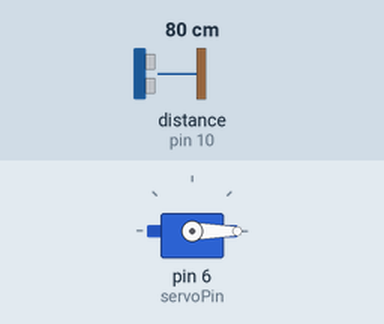
Simulated run of this sketch. Board: Arduino Uno, built with avr-gcc and run on an emulated ATmega328P. On the bench: servo. Wiring (inferred from the names in the program): ultrasonic range finder: trigger pin 9; echo pin 10. Inputs (shaded band) come from the test bench; at power-on: distance to the obstacle (sensor on pin 10) 80 cm. The echo pulse lasts 58.3 µs per cm; what the sketch prints to the serial monitor is not drawn.

Above: at 1.2 s.
1.3 s: distance to the obstacle (sensor on pin 10) set to 56 cm
2.8 s: distance to the obstacle (sensor on pin 10) set to 47 cm
At 3.26 s:
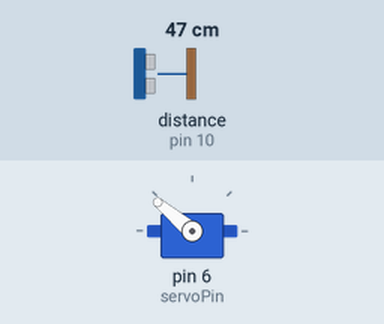
At 4.18 s:
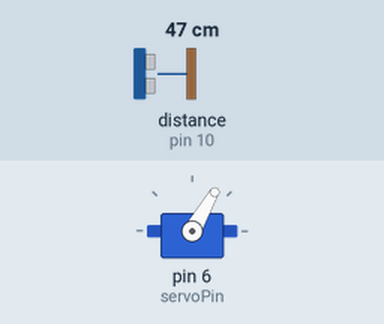
Timing chart, 0 to 14.8 s (numbered marks = the images above; inputs shaded):
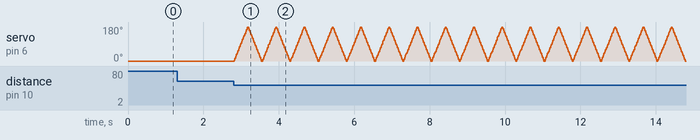

The sketch:

TheOceanQuilt.ino
```cpp
/*
   互動裝置：SG90伺服馬達 + HC-SR04超音波感測器
   功能流程：
   1. 觀眾靠近50公分內，感測器偵測到距離
   2. 觸發馬達從0度轉到180度，再轉回0度，波動水面
   3. 觀眾離開（超過50公分），馬達停止
   4. 每200毫秒感測一次距離
*/


// 引入伺服馬達函式庫
#include <Servo.h>


// 定義腳位
const int trigPin = 9;    // HC-SR04 Trig 腳位
const int echoPin = 10;   // HC-SR04 Echo 腳位
const int servoPin = 6;   // SG90 伺服馬達訊號腳位


// 距離閾值（公分）
const int thresholdDistance = 50;


// 建立伺服馬達物件
Servo myServo;


// 記錄上次感測時間
unsigned long lastMeasureTime = 0;
const unsigned long measureInterval = 200; // 200毫秒


void setup() {
   // 設定序列埠，方便除錯
   Serial.begin(9600);


   // 設定超音波感測器腳位
   pinMode(trigPin, OUTPUT);
   pinMode(echoPin, INPUT);


   // 連接伺服馬達
   myServo.attach(servoPin);


   // 馬達初始位置設為0度
   myServo.write(0);
}


void loop() {
   // 每200毫秒感測一次
   if (millis() - lastMeasureTime >= measureInterval) {
       lastMeasureTime = millis();


       // 取得距離
       long distance = measureDistance();


       // 印出距離（除錯用）
       Serial.print("[HC-SR04] 距離: ");
       Serial.print(distance);
       Serial.println(" cm");


       // 如果觀眾靠近50公分內
       if (distance > 0 && distance <= thresholdDistance) {
           // 觸發馬達波動水面
           waveWater();
       } else {
           // 觀眾離開，馬達停止於0度
           myServo.write(0);
       }
   }
}


// 量測距離（回傳公分）
long measureDistance() {
   // 發出10微秒的高電位脈衝到Trig腳位
   digitalWrite(trigPin, LOW);
   delayMicroseconds(2);
   digitalWrite(trigPin, HIGH);
   delayMicroseconds(10);
   digitalWrite(trigPin, LOW);


   // 讀取Echo腳位的高電位持續時間（微秒）
   long duration = pulseIn(echoPin, HIGH, 30000); // 最多等30ms


   // 計算距離（聲速約340m/s）
   long distance = duration * 0.034 / 2;


   // 若無回應，回傳-1
   if (duration == 0) return -1;
   return distance;
}


// 馬達波動水面（0度→180度→0度）
void waveWater() {
   // 由0度轉到180度
   for (int pos = 0; pos <= 180; pos += 5) {
       myServo.write(pos);
       delay(10); // 控制馬達速度
   }
   // 再由180度轉回0度
   for (int pos = 180; pos >= 0; pos -= 5) {
       myServo.write(pos);
       delay(10);
   }
}


/*
   線路接法：
   1. HC-SR04超音波感測器
        VCC → Arduino 5V
        GND → Arduino GND
        Trig → Arduino D9
        Echo → Arduino D10


   2. SG90伺服馬達
        紅線(VCC) → Arduino 5V（或外部5V電源，建議外接）
        棕線(GND) → Arduino GND
        橙線(Signal) → Arduino D6


   3. 工具與材料
        - Arduino UNO 或相容板
        - HC-SR04超音波感測器
        - SG90伺服馬達
        - 杜邦線
        - 水容器（用於波動水面）
        - 投影機/光源（投射動態影像）
*/
```

Measured:
- the behaviour switches between 52 and 51 cm on distance to the obstacle (sensor on pin 10) (found by bisection; images 0 and 1)
- after the input at 1.3 s, every drawn part: stays the same
